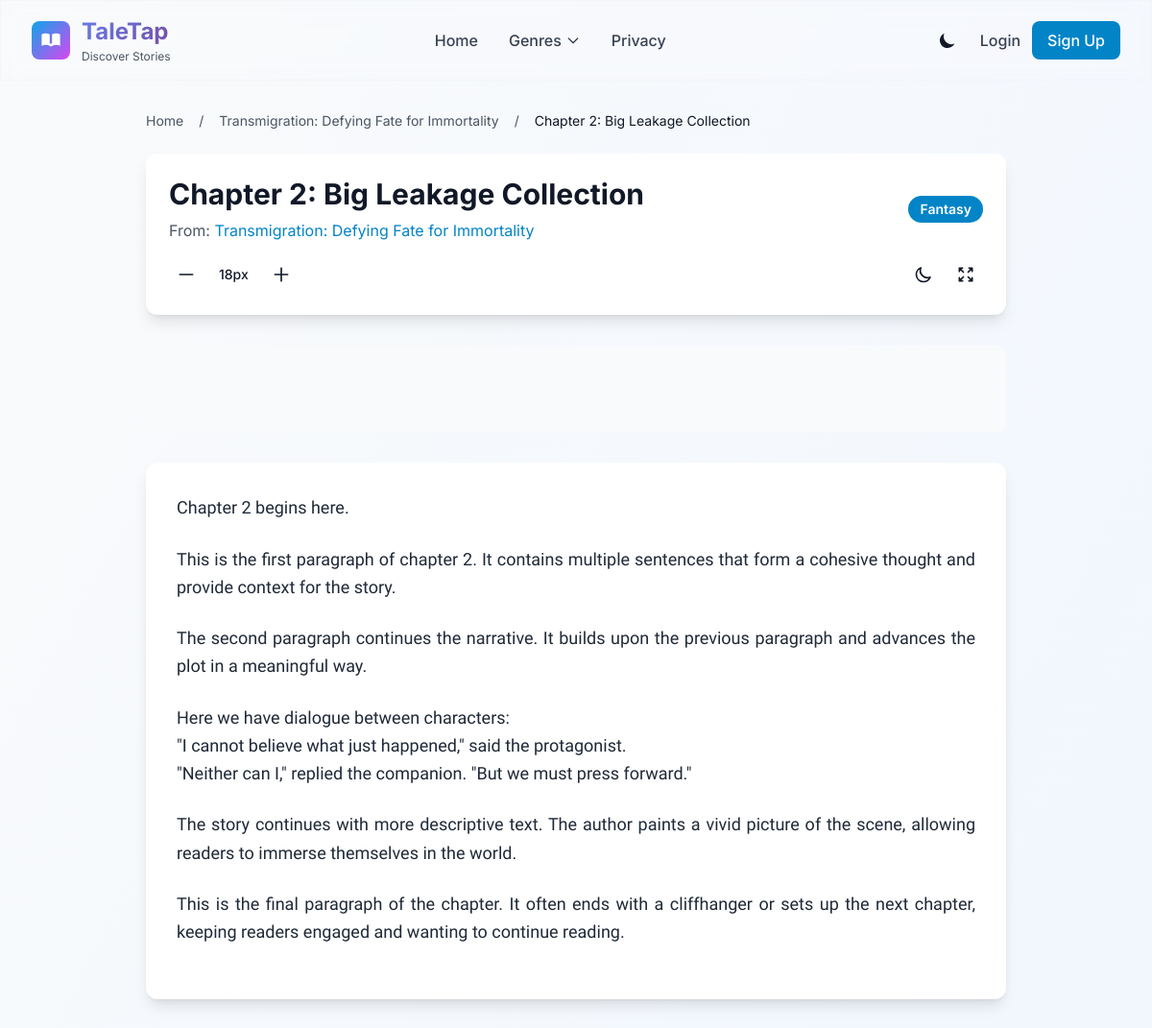
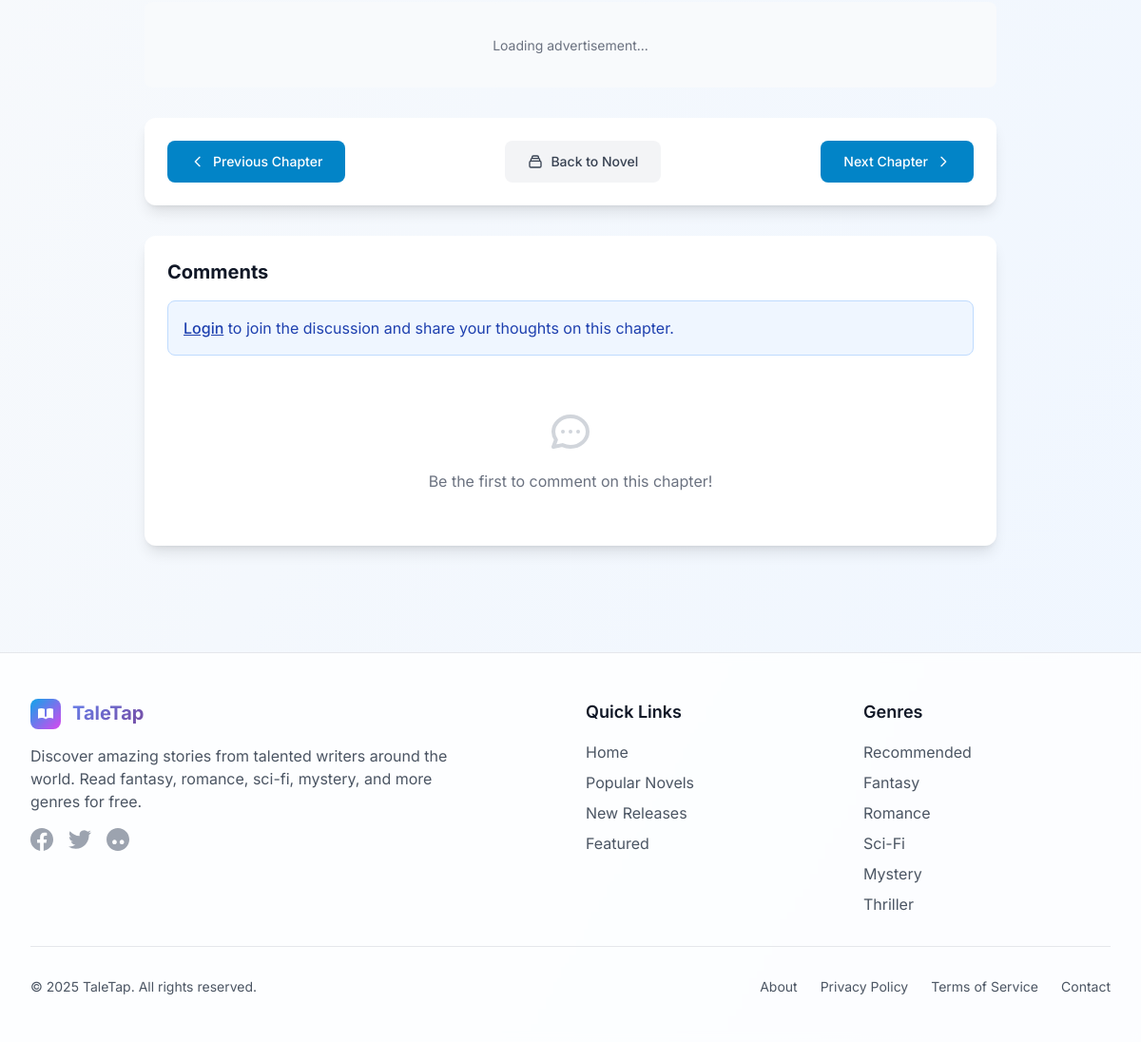
The app's page /novel/1/chapter/2 with its own data (2 pictures, top to bottom).
### models.py (models this page shows)
class Novel(db.Model):
    id = db.Column(db.Integer, primary_key=True)
    title = db.Column(db.String(100), nullable=False)
    description = db.Column(db.Text, nullable=False)
    cover_image = db.Column(db.String(200))  # 封面图片路径
    chapters = db.relationship('Chapter', backref='novel', lazy=True)
    category = db.Column(db.String(50))
    author = db.Column(db.String(100), default='Unknown Author')
    rating = db.Column(db.Float, default=0.0)
    total_reads = db.Column(db.Integer, default=0)
    total_bookmarks = db.Column(db.Integer, default=0)
    total_reviews = db.Column(db.Integer, default=0)
    status = db.Column(db.String(20), default='ongoing')  # 'ongoing', 'completed', 'hiatus'
    created_at = db.Column(db.DateTime, default=lambda: datetime.utcnow())
    updated_at = db.Column(db.DateTime, default=lambda: datetime.utcnow(), onupdate=lambda: datetime.utcnow())

class Chapter(db.Model):
    id = db.Column(db.Integer, primary_key=True)
    novel_id = db.Column(db.Integer, db.ForeignKey('novel.id'), nullable=False)
    title = db.Column(db.String(100), nullable=False)
    content = db.Column(db.Text, nullable=False)
    comments = db.relationship('Comment', backref='chapter', lazy=True)

### app.py (the view)
@app.route('/novel/<int:novel_id>/chapter/<int:chapter_id>')
def chapter(novel_id, chapter_id):
    chapter = Chapter.query.get_or_404(chapter_id)
    if chapter.novel_id != novel_id:
        flash('Chapter does not belong to this novel')  # '章节不属于该小说'
        return redirect(url_for('novel', novel_id=novel_id))
    chapters = Chapter.query.filter_by(novel_id=novel_id).order_by(Chapter.id).all()
    chapter_ids = [c.id for c in chapters]
    current_index = chapter_ids.index(chapter_id)
    prev_chapter_id = chapter_ids[current_index - 1] if current_index > 0 else None
    next_chapter_id = chapter_ids[current_index + 1] if current_index < len(chapter_ids) - 1 else None
    form = CommentForm()
    return render_template('chapter.html', chapter=chapter, form=form,
                           prev_chapter_id=prev_chapter_id, next_chapter_id=next_chapter_id, novel_id=novel_id)

### app.py (called while the page is built)
@app.template_filter('format_paragraphs')
def format_paragraphs(text):
    if not text:
        return ''
    text = text.replace('\r\n', '\n').replace('\r', '\n')
    paragraphs = text.split('\n\n')
    if len(paragraphs) == 1:
        paragraphs = text.split('\n')
    formatted_paragraphs = []
    for paragraph in paragraphs:
        paragraph = paragraph.strip()
        if paragraph:  # 跳过空段落
            paragraph = paragraph.replace('\n', '<br>')
            formatted_paragraphs.append(f'<p class="mb-6 leading-relaxed text-gray-800 dark:text-gray-200 text-justify">{paragraph}</p>')
    return '\n'.join(formatted_paragraphs)

### templates/chapter.html (shortened to what this page needs)
{% extends 'base.html' %}
{% block content %}
<div class="max-w-4xl mx-auto">
    <nav class="text-sm text-gray-600 dark:text-gray-400 mb-6" aria-label="Breadcrumb">
        <ol class="flex items-center space-x-2">
            <li><a href="{{ url_for('index') }}" class="hover:text-primary-600 dark:hover:text-primary-400">Home</a></li>
            <li><span class="mx-2">/</span></li>
            <li><a href="{{ url_for('novel', novel_id=chapter.novel.id) }}" class="hover:text-primary-600 dark:hover:text-primary-400">{{ chapter.novel.title }}</a></li>
            <li><span class="mx-2">/</span></li>
            <li class="text-gray-900 dark:text-gray-100">{{ chapter.title }}</li>
        </ol>
    </nav>
    <div class="bg-white dark:bg-gray-800 rounded-xl shadow-lg p-6 mb-8">
        <div class="flex items-center justify-between mb-4">
            <div>
                <h1 class="text-3xl font-bold text-gray-900 dark:text-white mb-2">{{ chapter.title }}</h1>
                <p class="text-gray-600 dark:text-gray-300">From: <a href="{{ url_for('novel', novel_id=chapter.novel.id) }}" class="text-primary-600 dark:text-primary-400 hover:underline">{{ chapter.novel.title }}</a></p>
            </div>
            {% if chapter.novel.category %}
            <span class="px-3 py-1 text-sm font-semibold text-white bg-primary-600 rounded-full">
                {{ chapter.novel.category }}
            </span>
            {% endif %}
        </div>
        <div class="flex items-center justify-between flex-wrap gap-4">
            <div class="flex items-center space-x-4">
                <button id="font-size-decrease" class="p-2 rounded-lg hover:bg-gray-100 dark:hover:bg-gray-700 transition-colors" title="Decrease font size">
                    <svg class="w-5 h-5" fill="none" stroke="currentColor" viewBox="0 0 24 24">
                        <path stroke-linecap="round" stroke-linejoin="round" stroke-width="2" d="M20 12H4"/>
                    </svg>
                </button>
                <span id="font-size-display" class="text-sm font-medium">18px</span>
                <button id="font-size-increase" class="p-2 rounded-lg hover:bg-gray-100 dark:hover:bg-gray-700 transition-colors" title="Increase font size">
                    <svg class="w-5 h-5" fill="none" stroke="currentColor" viewBox="0 0 24 24">
                        <path stroke-linecap="round" stroke-linejoin="round" stroke-width="2" d="M12 4v16m8-8H4"/>
                    </svg>
                </button>
            </div>
            <div class="flex items-center space-x-2">
                <button id="toggle-dark-mode" class="p-2 rounded-lg hover:bg-gray-100 dark:hover:bg-gray-700 transition-colors" title="Toggle dark mode">
                    <svg class="w-5 h-5" fill="none" stroke="currentColor" viewBox="0 0 24 24">
                        <path stroke-linecap="round" stroke-linejoin="round" stroke-width="2" d="M20.354 15.354A9 9 0 018.646 3.646 9.003 9.003 0 0012 21a9.003 9.003 0 008.354-5.646z"/>
                    </svg>
                </button>
                <button id="toggle-fullscreen" class="p-2 rounded-lg hover:bg-gray-100 dark:hover:bg-gray-700 transition-colors" title="Toggle fullscreen">
                    <svg class="w-5 h-5" fill="none" stroke="currentColor" viewBox="0 0 24 24">
                        <path stroke-linecap="round" stroke-linejoin="round" stroke-width="2" d="M4 8V4m0 0h4M4 4l5 5m11-1V4m0 0h-4m4 0l-5 5M4 16v4m0 0h4m-4 0l5-5m11 5l-5-5m5 5v-4m0 4h-4"/>
                    </svg>
                </button>
            </div>
        </div>
    </div>
    <div class="ad-container mb-8">
    </div>
    <div class="bg-white dark:bg-gray-800 rounded-xl shadow-lg p-8 mb-8">
        <div id="chapter-content" class="chapter-content max-w-none">
            <div class="reading-text text-lg leading-8 text-gray-900 dark:text-gray-100">
                {{ chapter.content | format_paragraphs | safe }}
            </div>
        </div>
    </div>
    <div class="ad-container mb-8">
    </div>
    <div class="bg-white dark:bg-gray-800 rounded-xl shadow-lg p-6 mb-8">
        <div class="flex justify-between items-center">
            {% if prev_chapter_id %}
                <a href="{{ url_for('chapter', novel_id=novel_id, chapter_id=prev_chapter_id) }}"
                   class="inline-flex items-center px-6 py-3 text-sm font-medium text-white bg-primary-600 hover:bg-primary-700 rounded-lg transition-colors">
                    <svg class="w-4 h-4 mr-2" fill="none" stroke="currentColor" viewBox="0 0 24 24">
                        <path stroke-linecap="round" stroke-linejoin="round" stroke-width="2" d="M15 19l-7-7 7-7"/>
                    </svg>
                    Previous Chapter
                </a>
            {% endif %}
            <a href="{{ url_for('novel', novel_id=chapter.novel.id) }}"
               class="inline-flex items-center px-6 py-3 text-sm font-medium text-gray-700 dark:text-gray-300 bg-gray-100 dark:bg-gray-700 hover:bg-gray-200 dark:hover:bg-gray-600 rounded-lg transition-colors">
                <svg class="w-4 h-4 mr-2" fill="none" stroke="currentColor" viewBox="0 0 24 24">
                    <path stroke-linecap="round" stroke-linejoin="round" stroke-width="2" d="M19 11H5m14 0a2 2 0 012 2v6a2 2 0 01-2 2H5a2 2 0 01-2-2v-6a2 2 0 012-2m14 0V9a2 2 0 00-2-2M5 11V9a2 2 0 012-2m0 0V5a2 2 0 012-2h6a2 2 0 012 2v2M7 7h10"/>
                </svg>
                Back to Novel
            </a>
            {% if next_chapter_id %}
                <a href="{{ url_for('chapter', novel_id=novel_id, chapter_id=next_chapter_id) }}"
                   class="inline-flex items-center px-6 py-3 text-sm font-medium text-white bg-primary-600 hover:bg-primary-700 rounded-lg transition-colors">
                    Next Chapter
                    <svg class="w-4 h-4 ml-2" fill="none" stroke="currentColor" viewBox="0 0 24 24">
                        <path stroke-linecap="round" stroke-linejoin="round" stroke-width="2" d="M9 5l7 7-7 7"/>
                    </svg>
                </a>
            {% endif %}
        </div>
    </div>
    <div class="bg-white dark:bg-gray-800 rounded-xl shadow-lg p-6">
        <h3 class="text-xl font-bold text-gray-900 dark:text-white mb-4">Comments</h3>
        {% if current_user.is_authenticated %}
        <form method="POST" action="{{ url_for('add_comment', chapter_id=chapter.id) }}" class="mb-6">
            {{ form.hidden_tag() }}
            <div class="mb-4">
                <label for="{{ form.content.id }}" class="block text-sm font-medium text-gray-700 dark:text-gray-300 mb-2">
                    Share your thoughts
                </label>
                {{ form.content(class="w-full p-3 border border-gray-300 dark:border-gray-600 rounded-lg dark:bg-gray-700 dark:text-white focus:ring-2 focus:ring-primary-500 focus:border-transparent", rows="3", placeholder="What did you think of this chapter?") }}
            </div>
            <div class="flex justify-end">
                {{ form.submit(class="px-6 py-2 bg-primary-600 text-white rounded-lg hover:bg-primary-700 transition-colors font-medium") }}
            </div>
        </form>
        {% else %}
        <div class="bg-blue-50 dark:bg-blue-900/20 border border-blue-200 dark:border-blue-800 rounded-lg p-4 mb-6">
            <p class="text-blue-800 dark:text-blue-200">
                <a href="{{ url_for('login') }}" class="font-medium underline hover:no-underline">Login</a> to join the discussion and share your thoughts on this chapter.
            </p>
        </div>
        {% endif %}
        {% if chapter.comments %}
        <div class="space-y-4">
            {% for comment in chapter.comments %}
            <div class="bg-gray-50 dark:bg-gray-700 rounded-lg p-4">
                <div class="flex items-center justify-between mb-2">
                    <div class="flex items-center space-x-2">
                        <div class="w-8 h-8 bg-primary-500 rounded-full flex items-center justify-center">
                            <span class="text-white text-sm font-medium">{{ comment.user.username[0].upper() }}</span>
                        </div>
                        <span class="font-medium text-gray-900 dark:text-white">{{ comment.user.username }}</span>
                    </div>
                    <span class="text-sm text-gray-500 dark:text-gray-400">{{ comment.timestamp.strftime('%B %d, %Y') }}</span>
                </div>
                <p class="text-gray-700 dark:text-gray-300">{{ comment.content }}</p>
            </div>
            {% endfor %}
        </div>
        {% else %}
        <div class="text-center py-8 text-gray-500 dark:text-gray-400">
            <p>Be the first to comment on this chapter!</p>
        </div>
        {% endif %}
    </div>
</div>
{% endblock %}

### templates/base.html (style rules this page uses)
.ad-container { margin: 2rem 0; text-align: center; min-height: 90px; background: #f8fafc; border-radius: 8px; display: flex; align-items: center; justify-content: center; }
.chapter-content { font-family: 'Georgia', serif; line-height: 1.8; font-size: 1.125rem; color: #374151; }
.chapter-content p { margin-bottom: 1.5rem; text-align: justify; }

### records on screen
Novel: novel "Transmigration: Defying Fate for Immortality", novel.category "Fantasy"
Chapter: title "Chapter 2: Big Leakage Collection", content "Chapter 2 begins here. This is the first paragraph of chapter 2. It contains multiple sentences that form a cohesive thought and provide context for the story. The second paragraph continues the narrative. It builds upon the previous paragraph and advances the plot in a meaningful way. Here we have dialogue between characters: \"I cannot believe what just happened,\" said the protagonist. \"Neither can I,\" replied the companion. \"But we must press forward.\" The story continues with more descriptive text. The author paints a vivid picture of the scene, allowing readers to immerse themselves in the world. This is the final paragraph of the chapter. It often ends with a cliffhanger or sets up the…"
